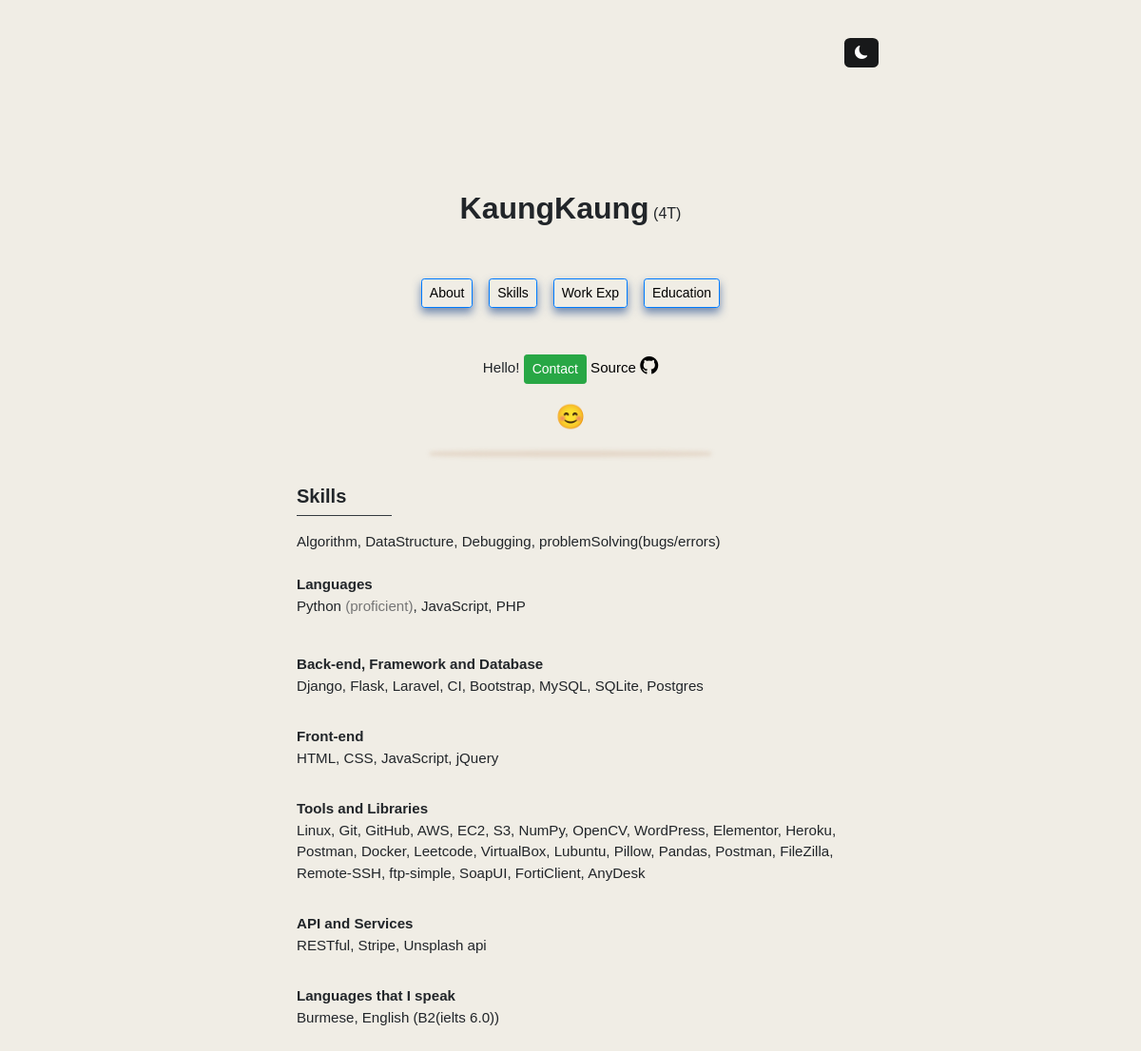
The page /skill on the database as committed earlier.
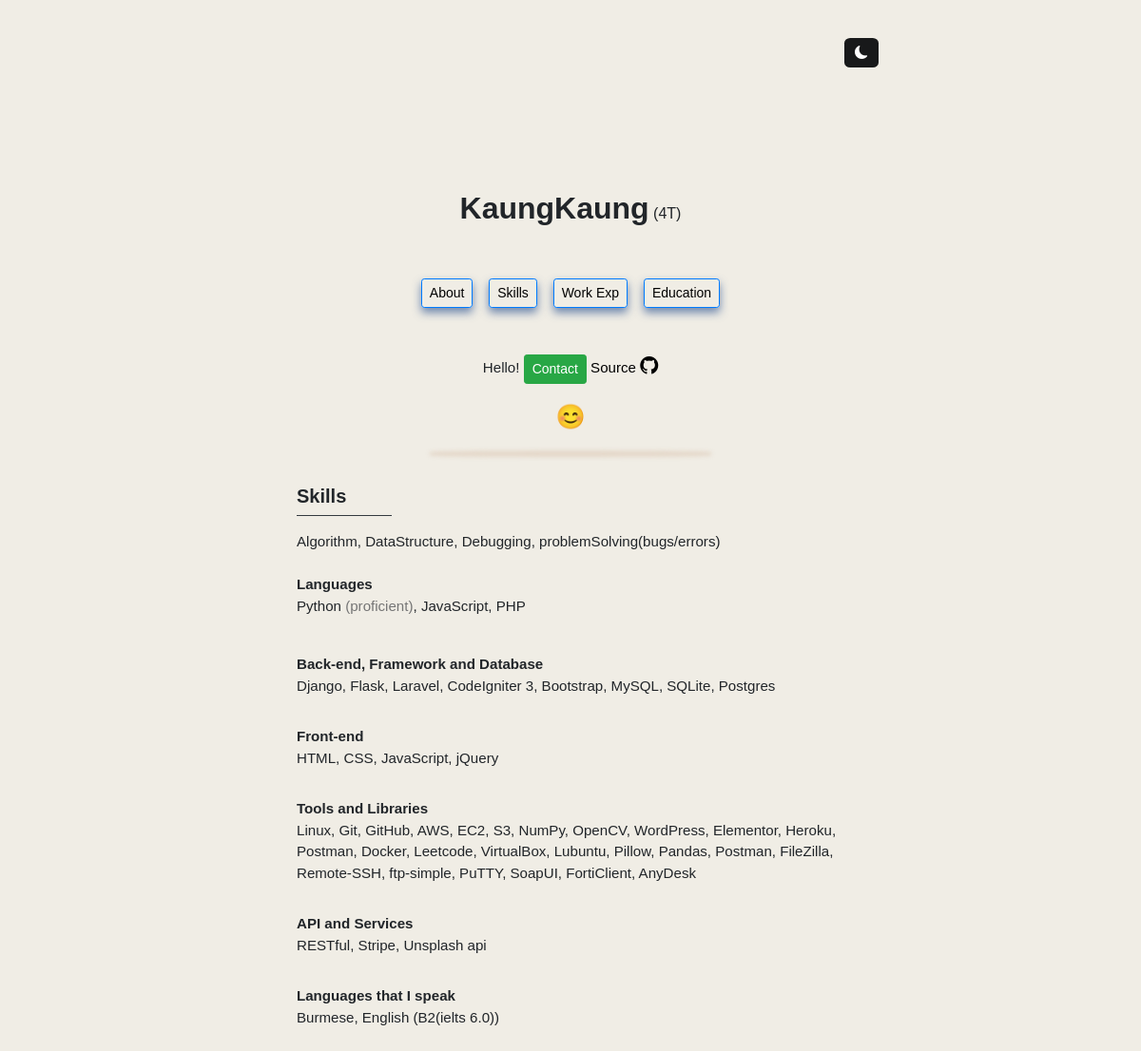
The same page on the database as committed later.
### display/models.py (models this page shows)
class Skill(models.Model):
    language_proficient = models.CharField(max_length=255)
    language_familiar = models.CharField(max_length=255)
    backend = models.CharField(max_length=255)
    frontend = models.CharField(max_length=255)
    tools = models.CharField(max_length=255)
    first_language = models.CharField(max_length=255)
    second_language = models.CharField(max_length=255)
    api = models.CharField(max_length=255)

### display/views.py (the view)
def skill(request):
    s = Skill.objects.all()
    return render(request, "skill.html",
                  {"skill":s})

### template/skill.html (shortened to what this page needs)
{% extends 'main.html' %}
{% block content %}
{% include 'chain.html' %}
{% load static %}
<link rel="stylesheet" href="{% static 'style.css' %}">
{% include 'profile.html' %}
<div style="height:10px;"></div>
<div class="box1" style="height:1px;border-radius: 50%;margin:auto;max-width:290px;"></div>
<div style="height:42px;"></div>
<body>
<div class="context" style="width:48%;">
         <div class="about" style="margin:auto;max-width:590px;">
        <h5><b>Skills</b></h5>
        <legend class="border-bottom border-dark mb-3" style="width:100px;"></legend>
                    {% for skills in skill %}
            <p style="font-size:15.1px;white-space: pre-line;">Algorithm, DataStructure, Debugging, problemSolving(bugs/errors)
                <b>Languages</b>
                <label>{{skills.language_proficient}} <label class="word">(proficient)</label>, {{skills.language_familiar}}</label>
                <b>Back-end, Framework and Database </b>
                <label>{{skills.backend}}</label>
                <b>Front-end</b>
                <label>{{skills.frontend}}</label>
                <b>Tools and Libraries</b>
                <label>{{skills.tools}}</label>
                <b>API and Services</b>
                <label>{{skills.api}}</label>
                <b>Languages that I speak</b>
                <label>{{skills.first_language}}, {{skills.second_language}}</label>
            </p>
                        {% endfor %}
        </div>
</div>
</body>
{% endblock %}

Rows that differ between the two databases and show on the page:
changed Skill "Python": backend "Django, Flask, Laravel, CI, Bootstrap, MySQL, SQLite, Postgres" → "Django, Flask, Laravel, CodeIgniter 3, Bootstrap, MySQL, SQLite, Postgres"; tools "…Postman, FileZilla, Remote-SSH, ftp-simple, SoapUI, FortiClient, AnyDesk" → "…Postman, FileZilla, Remote-SSH, ftp-simple, PuTTY, SoapUI, FortiClient, AnyDesk"
